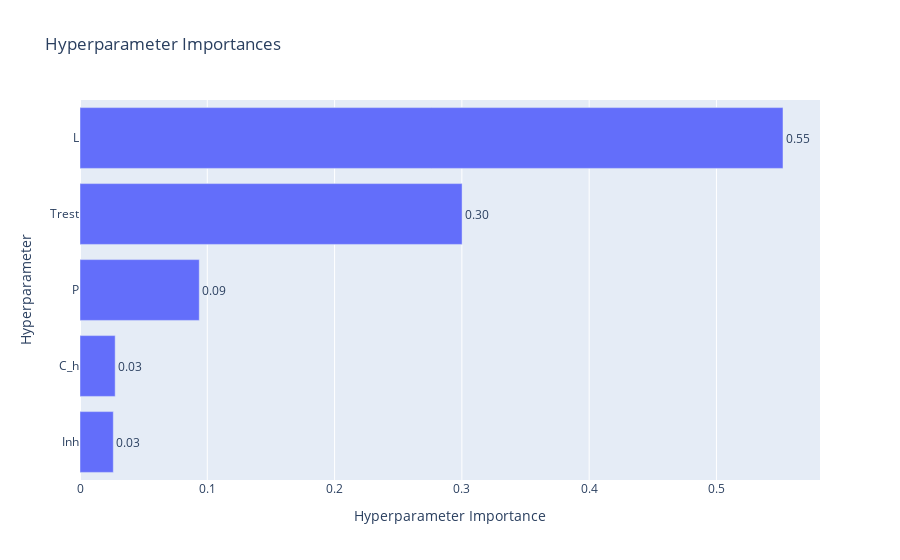

Notebook cell for this chart:
### Code cell
vis.plot_param_importances(study)

### Figure 1 — Plotly figure (JSON) as saved in the notebook; plotly's stock layout.template omitted (floating-point values rounded to 4 significant figures)
{"data": [{"cliponaxis": false, "hovertemplate": ["Inh (FloatDistribution): 0.02617745890552132<extra></extra>", "C_h (FloatDistribution): 0.02764100969267191<extra></extra>", "P (FloatDistribution): 0.0936992435250615<extra></extra>", "Trest (FloatDistribution): 0.30019756446352047<extra></extra>", "L (IntDistribution): 0.5522847234132248<extra></extra>"], "name": "Objective Value", "orientation": "h", "text": ["0.03", "0.03", "0.09", "0.30", "0.55"], "textposition": "outside", "type": "bar", "x": [0.02618, 0.02764, 0.0937, 0.3002, 0.5523], "y": ["Inh", "C_h", "P", "Trest", "L"]}], "layout": {"title": {"text": "Hyperparameter Importances"}, "xaxis": {"title": {"text": "Hyperparameter Importance"}}, "yaxis": {"title": {"text": "Hyperparameter"}}}}
